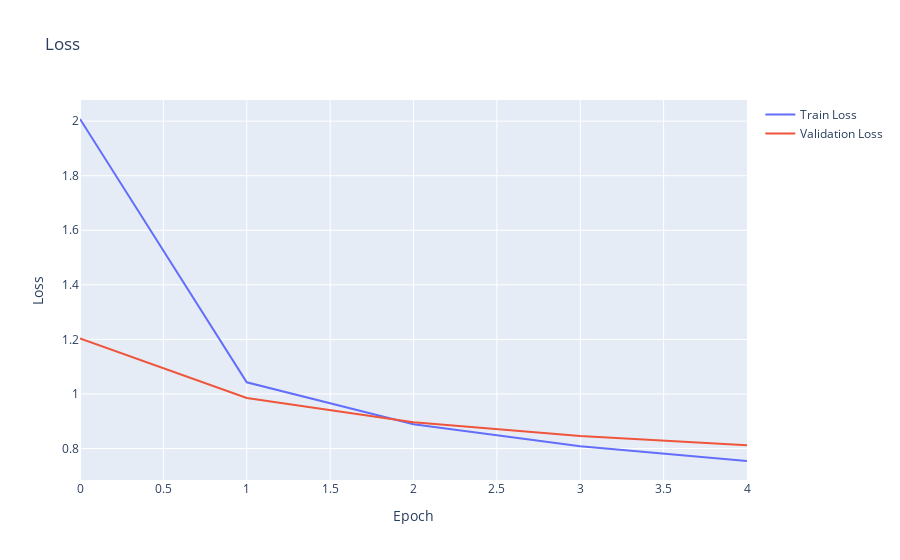

Write notebook code for a chart like this one.
### Code cell
fig_loss = go.Figure()
fig_loss.add_trace(go.Scatter(y=history.history['loss'], mode='lines', name='Train Loss'))
fig_loss.add_trace(go.Scatter(y=history.history['val_loss'], mode='lines', name='Validation Loss'))
fig_loss.update_layout(title='Loss', xaxis_title='Epoch', yaxis_title='Loss')
fig_loss.show()

#fig_acc = go.Figure()
#fig_acc.add_trace(go.Scatter(y=history.history['accuracy'], mode='lines', name='Train Accuracy'))
#fig_acc.add_trace(go.Scatter(y=history.history['val_accuracy'], mode='lines', name='Validation Accuracy'))
#fig_acc.update_layout(title='Accuracy', xaxis_title='Epoch', yaxis_title='Accuracy')
#fig_acc.show()

### Figure 1 — Plotly figure (JSON) as saved in the notebook; plotly's stock layout.template omitted (floating-point values rounded to 4 significant figures)
{"data": [{"mode": "lines", "name": "Train Loss", "type": "scatter", "y": [2.008, 1.043, 0.8889, 0.8079, 0.7542]}, {"mode": "lines", "name": "Validation Loss", "type": "scatter", "y": [1.203, 0.9854, 0.8966, 0.8457, 0.8119]}], "layout": {"title": {"text": "Loss"}, "xaxis": {"title": {"text": "Epoch"}}, "yaxis": {"title": {"text": "Loss"}}}}
